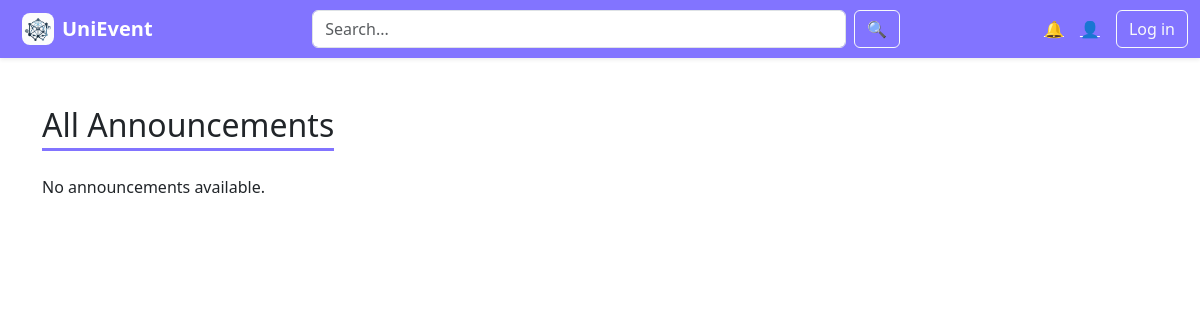
The page /announcements/all/ on the database as committed earlier.
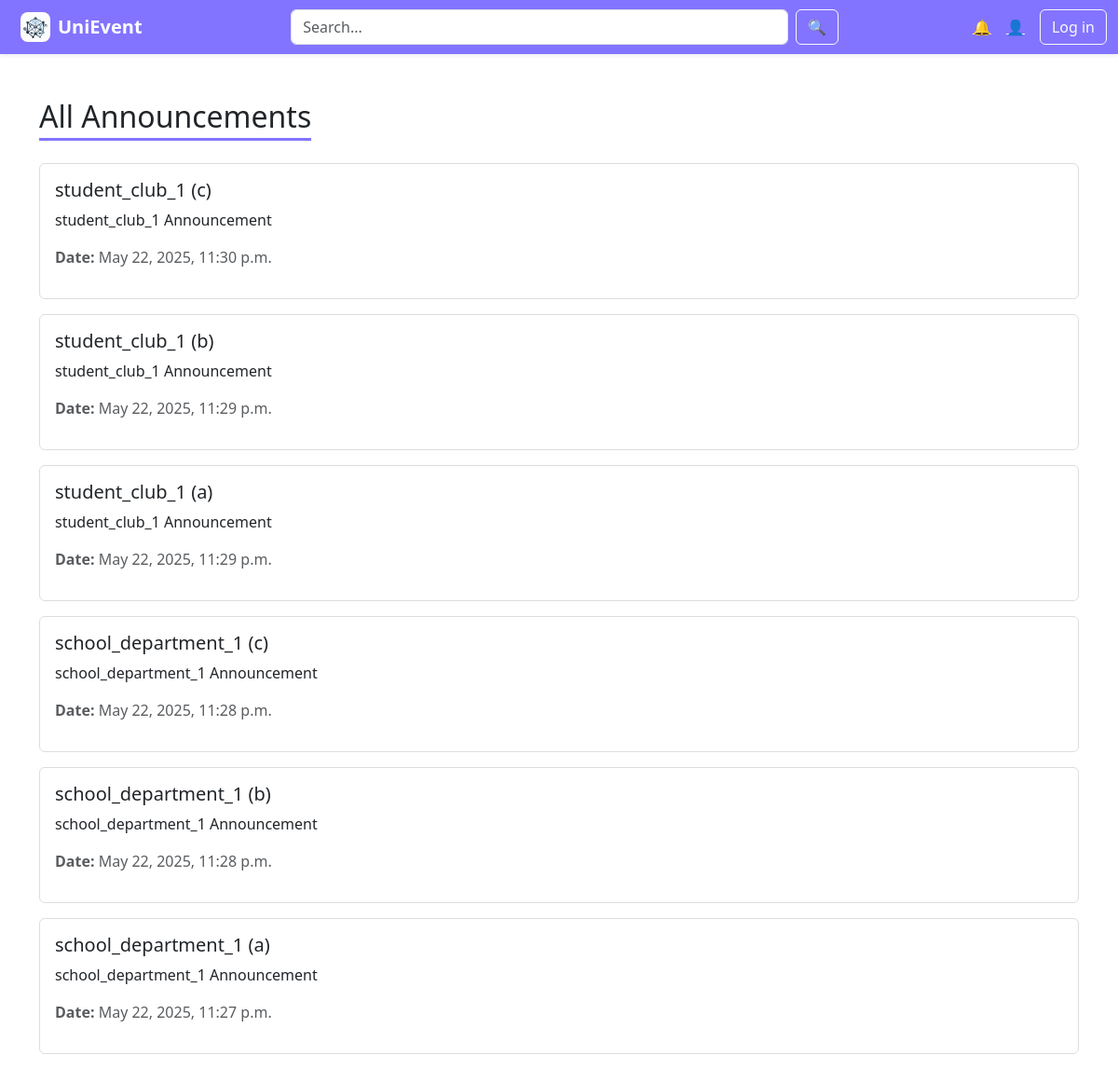
The same page on the database as committed later.
### unievent_event_app/models.py (models this page shows, shortened)
class Announcement(models.Model):
    title = models.CharField(max_length=200)
    content = models.TextField()
    created_at = models.DateTimeField(auto_now_add=True)
    created_by = models.ForeignKey(User, on_delete=models.CASCADE)

### unievent_event_app/views.py (the view)
# urls.py: path('announcements/all/', views.all_announcements, name='all_announcements'),
def all_announcements(request):
    announcements = Announcement.objects.all().order_by('-created_at')
    return render(request, 'all_announcements.html', {
        'announcements': announcements
    })

### unievent_event_app/templates/all_announcements.html (shortened to what this page needs)
{% load static %}
<!DOCTYPE html>
<html lang="en">
<head>
  <link href="https://cdn.jsdelivr.net/npm/bootstrap@5.3.0/dist/css/bootstrap.min.css" rel="stylesheet">
</head>
<body>
<nav class="navbar navbar-expand-lg navbar-custom shadow-sm">
  <div class="container-fluid">
    <a class="navbar-brand fw-bold d-flex align-items-center" href="/">
      <img src="{% static 'images/unievent_logo.jpg' %}" alt="Logo" width="32" height="32" class="me-2">
      UniEvent
    </a>
    <form method="get" action="{% url 'search' %}" class="d-flex mx-auto w-50">
      <input name="q" class="form-control me-2" type="search" placeholder="Search..." required>
      <button class="btn btn-outline-light" type="submit">🔍</button>
    </form>
    <div class="d-flex align-items-center">
      <a href="#" class="me-3 text-white">🔔</a>
      {% if user.is_authenticated %}
        <a href="/profile/" class="me-3 text-white">👤</a>
        <span class="text-white fw-bold">{{ user.username }}</span>
      {% else %}
        <a href="/accounts/login/" class="me-3 text-white">👤</a>
        <a class="btn btn-outline-light" href="/accounts/login/">Log in</a>
      {% endif %}
    </div>
  </div>
</nav>
<div class="container mt-5">
  <h2 class="purple-underline mb-4">All Announcements</h2>
  {% for announcement in announcements %}
    <div class="card mb-3">
      <div class="card-body">
        <h5 class="card-title">{{ announcement.title }}</h5>
        <p class="card-text">{{ announcement.content|linebreaksbr }}</p>
        <p class="text-muted"><strong>Date:</strong> {{ announcement.created_at|date:"F j, Y, g:i a" }}</p>
      </div>
    </div>
  {% empty %}
    <p>No announcements available.</p>
  {% endfor %}
</div>
</body>
</html>

Rows that differ between the two databases and show on the page:
added Announcement: title "student_club_1 (c)", content "student_club_1 Announcement", created_at "May 22, 2025, 11:30 p.m."
added Announcement: title "student_club_1 (b)", content "student_club_1 Announcement", created_at "May 22, 2025, 11:29 p.m."
added Announcement: title "student_club_1 (a)", content "student_club_1 Announcement", created_at "May 22, 2025, 11:29 p.m."
added Announcement: title "school_department_1 (c)", content "school_department_1 Announcement", created_at "May 22, 2025, 11:28 p.m."
added Announcement: title "school_department_1 (b)", content "school_department_1 Announcement", created_at "May 22, 2025, 11:28 p.m."
added Announcement: title "school_department_1 (a)", content "school_department_1 Announcement", created_at "May 22, 2025, 11:27 p.m."
Other text that changed with them:
text no longer shown: "No announcements available."
